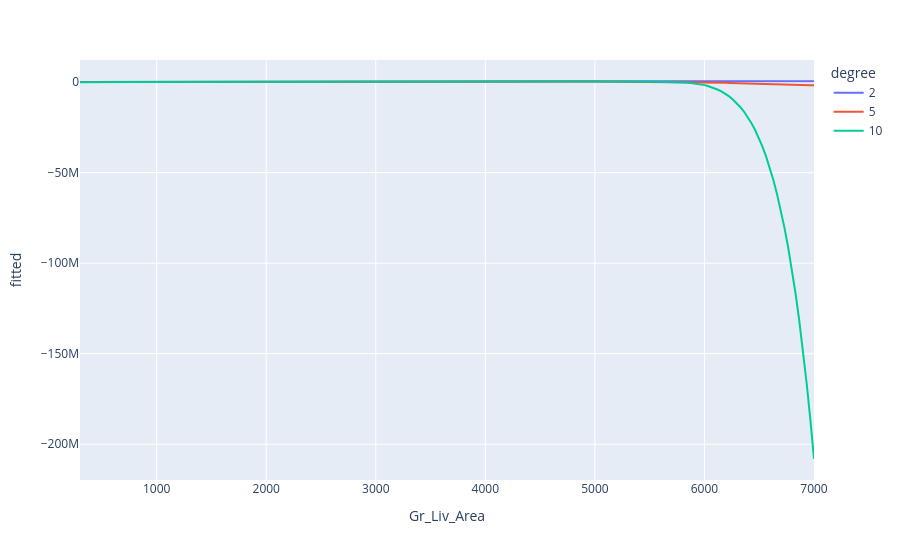

Write notebook code for a chart like this one.
### Code cell
# plot fitted vs real values
fig = px.line(curves, x="Gr_Liv_Area", y="fitted", color="degree")
fig.show()

### Figure 1 — Plotly figure (JSON) as saved in the notebook; plotly's stock layout.template omitted (floating-point values rounded to 4 significant figures; data arrays with more than 128 entries replaced by an {"elided": "..."} marker saying what was removed)
{"data": [{"hovertemplate": "degree=2<br>Gr_Liv_Area=%{x}<br>fitted=%{y}<extra></extra>", "legendgroup": "2", "line": {"color": "#636efa", "dash": "solid"}, "marker": {"symbol": "circle"}, "mode": "lines", "name": "2", "orientation": "v", "showlegend": true, "type": "scatter", "x": {"elided": "200 float values"}, "xaxis": "x", "y": {"elided": "200 float values"}, "yaxis": "y"}, {"hovertemplate": "degree=5<br>Gr_Liv_Area=%{x}<br>fitted=%{y}<extra></extra>", "legendgroup": "5", "line": {"color": "#EF553B", "dash": "solid"}, "marker": {"symbol": "circle"}, "mode": "lines", "name": "5", "orientation": "v", "showlegend": true, "type": "scatter", "x": {"elided": "200 float values"}, "xaxis": "x", "y": {"elided": "200 float values"}, "yaxis": "y"}, {"hovertemplate": "degree=10<br>Gr_Liv_Area=%{x}<br>fitted=%{y}<extra></extra>", "legendgroup": "10", "line": {"color": "#00cc96", "dash": "solid"}, "marker": {"symbol": "circle"}, "mode": "lines", "name": "10", "orientation": "v", "showlegend": true, "type": "scatter", "x": {"elided": "200 float values"}, "xaxis": "x", "y": {"elided": "200 float values"}, "yaxis": "y"}], "layout": {"legend": {"title": {"text": "degree"}, "tracegroupgap": 0}, "margin": {"t": 60}, "xaxis": {"anchor": "y", "domain": [0, 1], "title": {"text": "Gr_Liv_Area"}}, "yaxis": {"anchor": "x", "domain": [0, 1], "title": {"text": "fitted"}}}}
